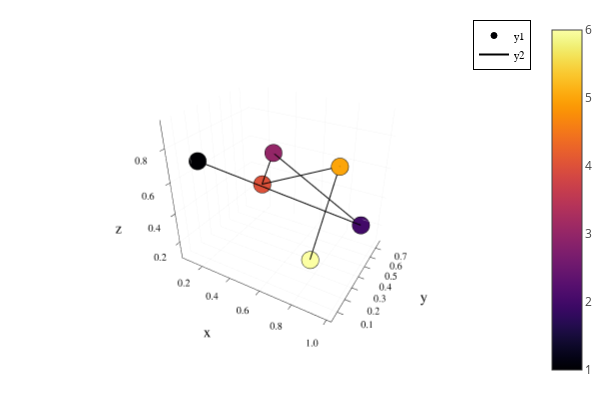

The code cell stored with this chart in its notebook:
### Code cell
p = plot()
plotChain!(P)
p

### Figure 1 — Plotly figure (JSON) as saved in the notebook; plotly's stock layout.template omitted (floating-point values rounded to 4 significant figures; data arrays with more than 128 entries replaced by an {"elided": "..."} marker saying what was removed)
{"data": [{"colorbar": {"title": {"text": ""}}, "legendgroup": "y1", "marker": {"color": "rgba(0, 0, 4, 1.000)", "line": {"color": "rgba(0, 0, 0, 1)", "width": 1}, "size": 6, "symbol": "circle"}, "mode": "markers", "name": "y1", "scene": "scene", "showlegend": true, "type": "scatter3d", "x": [0.07298], "xaxis": "x", "y": [0.2236], "yaxis": "y", "z": [0.6536], "zaxis": "z", "zmax": 6, "zmin": 1}, {"colorbar": {"title": {"text": ""}}, "legendgroup": "y1", "marker": {"color": "rgba(66, 10, 104, 1.000)", "line": {"color": "rgba(0, 0, 0, 1)", "width": 1}, "size": 6, "symbol": "circle"}, "mode": "markers", "name": "y1", "scene": "scene", "showlegend": false, "type": "scatter3d", "x": [0.8951], "xaxis": "x", "y": [0.7657], "yaxis": "y", "z": [0.1686], "zaxis": "z", "zmax": 6, "zmin": 1}, {"colorbar": {"title": {"text": ""}}, "legendgroup": "y1", "marker": {"color": "rgba(147, 38, 103, 1.000)", "line": {"color": "rgba(0, 0, 0, 1)", "width": 1}, "size": 6, "symbol": "circle"}, "mode": "markers", "name": "y1", "scene": "scene", "showlegend": false, "type": "scatter3d", "x": [0.293], "xaxis": "x", "y": [0.6864], "yaxis": "y", "z": [0.5696], "zaxis": "z", "zmax": 6, "zmin": 1}, {"colorbar": {"title": {"text": ""}}, "legendgroup": "y1", "marker": {"color": "rgba(221, 81, 58, 1.000)", "line": {"color": "rgba(0, 0, 0, 1)", "width": 1}, "size": 6, "symbol": "circle"}, "mode": "markers", "name": "y1", "scene": "scene", "showlegend": false, "type": "scatter3d", "x": [0.2517], "xaxis": "x", "y": [0.608], "yaxis": "y", "z": [0.3651], "zaxis": "z", "zmax": 6, "zmin": 1}, {"colorbar": {"title": {"text": ""}}, "legendgroup": "y1", "marker": {"color": "rgba(252, 165, 10, 1.000)", "line": {"color": "rgba(0, 0, 0, 1)", "width": 1}, "size": 6, "symbol": "circle"}, "mode": "markers", "name": "y1", "scene": "scene", "showlegend": false, "type": "scatter3d", "x": [0.9989], "xaxis": "x", "y": [0.04683], "yaxis": "y", "z": [0.9308], "zaxis": "z", "zmax": 6, "zmin": 1}, {"colorbar": {"title": {"text": ""}}, "legendgroup": "y1", "marker": {"color": "rgba(252, 255, 164, 1.000)", "line": {"color": "rgba(0, 0, 0, 1)", "width": 1}, "size": 6, "symbol": "circle"}, "mode": "markers", "name": "y1", "scene": "scene", "showlegend": false, "type": "scatter3d", "x": [0.7346], "xaxis": "x", "y": [0.3682], "yaxis": "y", "z": [0.1056], "zaxis": "z", "zmax": 6, "zmin": 1}, {"colorbar": {"title": {"text": ""}}, "hoverinfo": "none", "marker": {"cmax": 6, "cmin": 1, "color": [0.5], "colorscale": {"elided": "256x2 mixed values"}, "opacity": 1e-10, "showscale": true, "size": 1e-10}, "mode": "markers", "name": "y1", "scene": "scene", "showlegend": false, "type": "scatter3d", "x": [0.07298], "xaxis": "x", "y": [0.2236], "yaxis": "y", "z": [0.6536], "zaxis": "z", "zmax": 6, "zmin": 1}, {"colorbar": {"title": {"text": ""}}, "legendgroup": "y2", "line": {"color": "rgba(0, 0, 0, 1)", "dash": "solid", "shape": "linear", "width": 2}, "mode": "lines", "name": "y2", "scene": "scene", "showlegend": true, "type": "scatter3d", "x": [0.07298, 0.8951, 0.293, 0.2517, 0.9989, 0.7346], "xaxis": "x", "y": [0.2236, 0.7657, 0.6864, 0.608, 0.04683, 0.3682], "yaxis": "y", "z": [0.6536, 0.1686, 0.5696, 0.3651, 0.9308, 0.1056], "zaxis": "z", "zmax": 6, "zmin": 1}], "layout": {"annotations": [], "height": 400, "legend": {"bgcolor": "rgba(255, 255, 255, 1.000)", "bordercolor": "rgba(0, 0, 0, 1)", "borderwidth": 1, "font": {"color": "rgba(0, 0, 0, 1)", "family": "sans-serif", "size": 11}, "title": {"font": {"color": "rgba(0, 0, 0, 1)", "family": "sans-serif", "size": 15}, "text": ""}, "tracegroupgap": 0, "traceorder": "normal", "x": 1, "xanchor": "auto", "y": 1, "yanchor": "auto"}, "margin": {"b": 20, "l": 0, "r": 0, "t": 20}, "paper_bgcolor": "rgba(255, 255, 255, 1.000)", "plot_bgcolor": "rgba(255, 255, 255, 1.000)", "scene": {"aspectmode": "auto", "aspectratio": {"x": 1.131, "y": 0.8778, "z": 1.008}, "camera": {"center": {"x": 0, "y": 0, "z": 0}, "eye": {"x": 1.126, "y": -1.95, "z": 1.3}, "projection": {"type": "perspective"}, "up": {"x": 0, "y": 0, "z": 1}}, "domain": {"x": [0.07647, 0.9934], "y": [0.07581, 0.9902]}, "xaxis": {"gridcolor": "rgba(0, 0, 0, 0.1)", "gridwidth": 0.5, "linecolor": "rgba(0, 0, 0, 1)", "mirror": false, "range": [0.0452, 1.027], "showgrid": true, "showline": true, "showticklabels": true, "tickangle": 0, "tickcolor": "rgb(0, 0, 0)", "tickfont": {"color": "rgba(0, 0, 0, 1)", "family": "sans-serif", "size": 11}, "tickmode": "array", "ticks": "inside", "ticktext": ["0.2", "0.4", "0.6", "0.8", "1.0"], "tickvals": [0.2, 0.4, 0.6, 0.8, 1], "title": {"font": {"color": "rgba(0, 0, 0, 1)", "family": "sans-serif", "size": 15}, "text": "x"}, "type": "linear", "visible": true, "zeroline": false, "zerolinecolor": "rgba(0, 0, 0, 1)"}, "yaxis": {"gridcolor": "rgba(0, 0, 0, 0.1)", "gridwidth": 0.5, "linecolor": "rgba(0, 0, 0, 1)", "mirror": false, "range": [0.02527, 0.7873], "showgrid": true, "showline": true, "showticklabels": true, "tickangle": 0, "tickcolor": "rgb(0, 0, 0)", "tickfont": {"color": "rgba(0, 0, 0, 1)", "family": "sans-serif", "size": 11}, "tickmode": "array", "ticks": "inside", "ticktext": ["0.1", "0.2", "0.3", "0.4", "0.5", "0.6", "0.7"], "tickvals": [0.1, 0.2, 0.3, 0.4, 0.5, 0.6, 0.7], "title": {"font": {"color": "rgba(0, 0, 0, 1)", "family": "sans-serif", "size": 15}, "text": "y"}, "type": "linear", "visible": true, "zeroline": false, "zerolinecolor": "rgba(0, 0, 0, 1)"}, "zaxis": {"gridcolor": "rgba(0, 0, 0, 0.1)", "gridwidth": 0.5, "linecolor": "rgba(0, 0, 0, 1)", "mirror": false, "range": [0.08081, 0.9555], "showgrid": true, "showline": true, "showticklabels": true, "tickangle": 0, "tickcolor": "rgb(0, 0, 0)", "tickfont": {"color": "rgba(0, 0, 0, 1)", "family": "sans-serif", "size": 11}, "tickmode": "array", "ticks": "inside", "ticktext": ["0.2", "0.4", "0.6", "0.8"], "tickvals": [0.2, 0.4, 0.6, 0.8], "title": {"font": {"color": "rgba(0, 0, 0, 1)", "family": "sans-serif", "size": 15}, "text": "z"}, "type": "linear", "visible": true, "zeroline": false, "zerolinecolor": "rgba(0, 0, 0, 1)"}}, "showlegend": true, "width": 600}}
